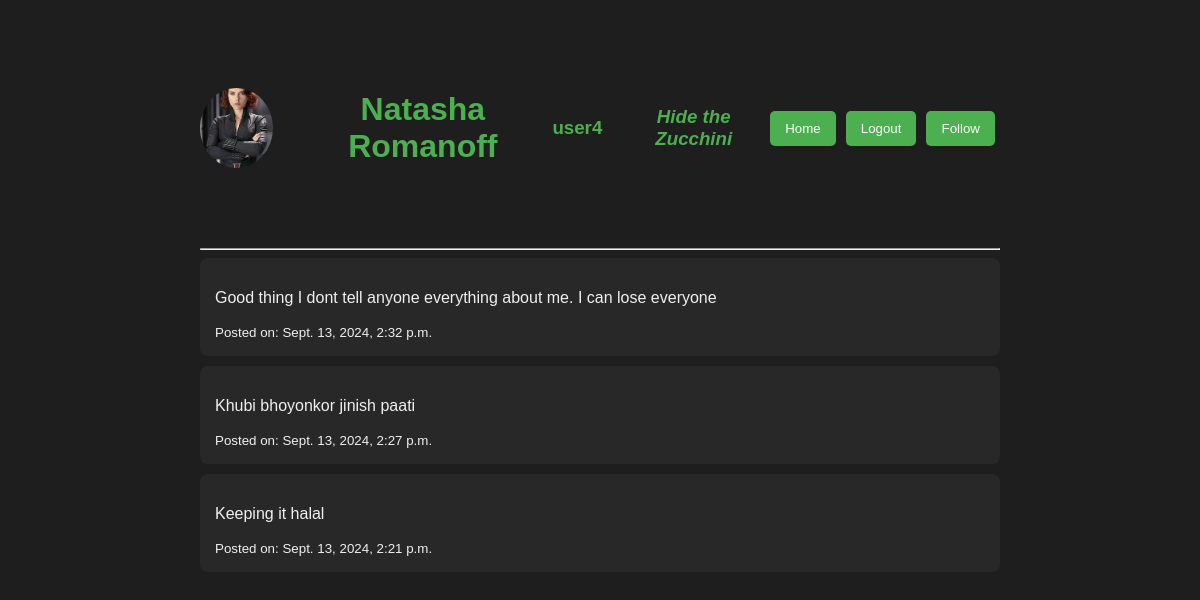
Screenshot of /profile/profile/user4/ (signed in) with the database file from the repository.
### account/models.py (models this page shows, shortened)
class Bio(models.Model):
    user = models.OneToOneField(User, on_delete=models.CASCADE)
    bio = models.TextField(max_length=500, blank=True)
    profile_picture = models.ImageField(upload_to='profile_pictures/', blank=True, null=True)

### post/models.py (models this page shows, shortened)
class Post(models.Model):
    user = models.ForeignKey(settings.AUTH_USER_MODEL, on_delete=models.CASCADE, related_name='posts')
    content = models.TextField()
    created_at = models.DateTimeField(auto_now_add=True)

### account/views.py (the view)
# urls.py: path('profile/<str:username>/', views.profile_view, name='profile'),
def profile_view(request, username):
    profile_user = get_object_or_404(User, username=username)
    posts = Post.objects.filter(user=profile_user).order_by('-created_at')
    bio = Bio.objects.filter(user=profile_user).first()  # Retrieve the bio if exists
    is_following = Follow.objects.filter(follower=request.user, following=profile_user).exists()
    if request.method == 'POST':
        if is_following:
            Follow.objects.filter(follower=request.user, following=profile_user).delete()
        else:
            Follow.objects.create(follower=request.user, following=profile_user)
        return redirect('account:profile', username=username)
    context = {
        'profile_user': profile_user,
        'posts': posts,
        'is_following': is_following,
        'bio': bio,  # Add the bio to the context
    }
    return render(request, 'account/profile.html', context)

### account/templates/account/profile.html (shortened to what this page needs)
{% load static %}
<!DOCTYPE html>
<html lang="en">
<head>
</head>
<body>
    {% if user.is_authenticated %}
        <div class="container">
            <div class="profile-header">
                <img src="{% if bio.profile_picture %}{{ bio.profile_picture.url }}{% else %}{% static 'default_profile_pic.jpg' %}{% endif %}" alt="No Picture" class="profile-pic">
                <h1>{{ profile_user.first_name }} {{ profile_user.last_name }}</h1>
                <h3>{{ profile_user.username }}</h3>
                {% if bio %}
                    <div class="bio">
                        <h3>{{ bio.bio }}</h3>
                    </div>
                {% else %}
                    <h3>No bio available.</h3>
                {% endif %}
                <a href="{% url 'feed:index' %}">
                    <button>Home</button>
                </a>
                <a href="{% url 'logout' %}">
                    <button>Logout</button>
                </a>
                {% if user != profile_user %}
                    <form method="post">
                        {% if is_following %}
                            <button type="submit">Unfollow</button>
                        {% else %}
                            <button type="submit">Follow</button>
                        {% endif %}
                    </form>
                {% endif %}
            </div>
            <hr>
            {% for post in posts %}
                <div class="post">
                    <div class="post-content">
                        <p>{{ post.content }}</p>
                        <small>Posted on: {{ post.created_at }}</small>
                    </div>
                </div>
            {% empty %}
                <p>No posts available.</p>
            {% endfor %}
        </div>
    {% else %}
        <h1>Please login first</h1>
    {% endif %}
</body>
</html>

### account/templates/account/profile.html (style rules this page uses)
body { background-color: #1e1e1e; color: #f0f0f0; font-family: Arial, sans-serif; }
.container { padding: 20px; margin: auto; max-width: 800px; }
.profile-header { text-align: center; margin-bottom: 20px; height: 200px; display: flex; justify-content: space-between; align-items: center; }
.profile-header h1 { color: #4caf50; }
.profile-header h3 { color: #4caf50; }
.post { background-color: #282828; padding: 15px; margin-bottom: 10px; border-radius: 8px; }
.post .post-content { margin-top: 10px; }
button { background-color: #4caf50; color: white; border: none; padding: 10px 15px; margin: 5px; border-radius: 5px; cursor: pointer; }
.bio { margin-left: 20px; font-style: italic; color: #4caf50; }
.profile-pic { width: 80px; height: 80px; border-radius: 50%; margin-right: 20px; object-fit: cover; }

### rows the page displays
Bio: profile_picture (picture), bio "Hide the Zucchini"
Post: content "Good thing I dont tell anyone everything about me. I can lose everyone", created_at "Sept. 13, 2024, 2:32 p.m."
Post: content "Khubi bhoyonkor jinish paati", created_at "Sept. 13, 2024, 2:27 p.m."
Post: content "Keeping it halal", created_at "Sept. 13, 2024, 2:21 p.m."

### other values shown
{{ profile_user.first_name }} "Natasha"
{{ profile_user.last_name }} "Romanoff"
{{ profile_user.username }} "user4"
